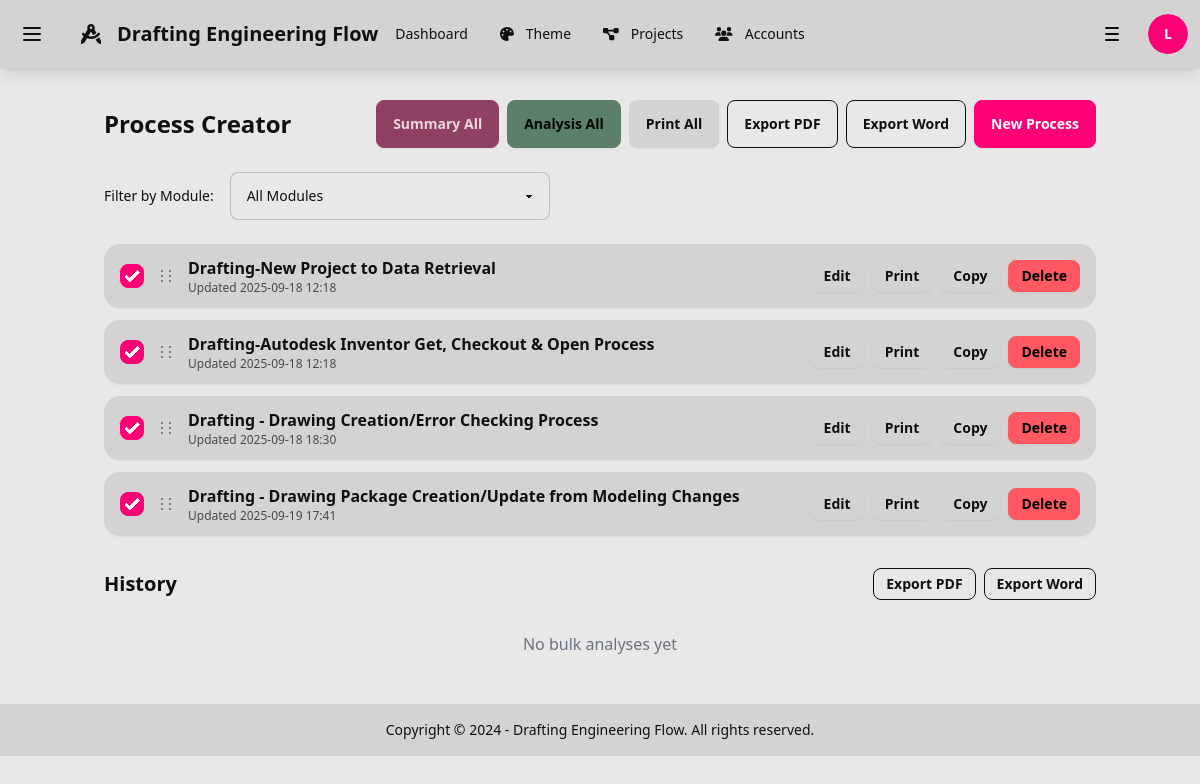
The app's page /process-creator/ (signed in) with its own data.
### process_creator/models.py (models this page shows, shortened)
class Process(models.Model):
    name = models.CharField(max_length=255)
    module = models.ForeignKey(Module, on_delete=models.SET_NULL, null=True, blank=True, help_text="Module this process belongs to")
    order = models.PositiveIntegerField(default=1)
    summary = models.TextField(blank=True, help_text="Generated summary of the process")
    summary_instructions = models.TextField(
        blank=True,
        default="You are given a list of steps, bullet points, or fragmented notes. Your task is to transform them into a single professional, coherent paragraph. Do not repeat the steps as a list. Instead, weave them into smooth, natural prose that reads as if written by a skilled professional writer. Maintain accuracy, logical flow, and clarity. The output must always be a polished paragraph summary, never a bullet list.",
        help_text="Instructions for summary generation"
    )
    description = models.TextField(blank=True)
    notes = models.TextField(blank=True)
    analysis = models.TextField(blank=True, help_text="Generated analysis and improvement suggestions")
    analysis_instructions = models.TextField(
        blank=True,
        default="You are a senior operations analyst. You will receive a business process as input (steps, notes, and context). Produce a professional report titled \"Training Analysis\" that managers and frontline staff can act on.\nFollow these rules:\n- Write clearly and concisely; avoid jargon. Use confident, direct language.\n- Do NOT restate the steps as bullets. Summarize the process in flowing prose.\n- Use Markdown headings exactly as specified below.\n- Give specific, actionable recommendations with clear benefits and effort levels.\n- Where details are missing, make reasonable assumptions and state them briefly.\n=== INPUT START ===\n{PASTE PROCESS STEPS / NOTES / CONTEXT HERE}\n=== INPUT END ===\n=== OUTPUT FORMAT (Markdown) ===\n# Training Analysis\n## Executive Summary\nA 4–6 sentence overview of the process, the primary objective, the current state, and the most important recommended changes and expected benefits.\n## Process Narrative (Plain-Language Summary)\n6–10 sentences that narrate how the process works from start to finish. Use paragraph form only (no bullets). Emphasize flow, handoffs, tools used, approvals, and timing.\n## Assumptions\n- 2–5 short bullets listing key assumptions you made due to missing information.\n## Strengths\n- 4–8 bullets. Each bullet: what works well + why it matters (impact on quality, speed, cost, compliance, safety, or CX).\n## Weaknesses\n- 4–8 bullets. Each bullet: the issue + consequence (e.g., rework, delays, risk, cost).\n## Improvement Opportunities — Current System (No new software)\nProvide 5–10 specific, low-friction changes using existing tools, roles, and policies. For each item, use this format in one bullet:\n- **[Title]** — What to change (1–2 sentences). **Benefit:** expected outcome with a measurable indicator (e.g., \"reduce cycle time by ~15%\"). **Effort:** Low/Med/High. **Owner:** role. **Risk/Mitigation:** brief.\n## Immediate Application-Level Enhancements (Quick to implement in an app/workflow)\nProvide 3–7 changes that can be implemented quickly via simple configuration, scripts, forms, validations, templates, or notifications. For each item, use the same format:\n- **[Title]** — What to implement (1–2 sentences). **Benefit:** measurable. **Effort:** Low/Med/High. **Owner:** role. **Risk/Mitigation:** brief.\n## Implementation Roadmap\nOrganize recommendations into phases with rationale:\n- **Now (0–30 days):** 3–6 highest-ROI, low-effort actions.\n- **Next (30–90 days):** 3–6 medium-effort actions that compound earlier gains.\n- **Later (90+ days):** 2–4 higher-effort changes that deliver strategic value.\n## Metrics & Monitoring\nList 4–8 KPIs with target direction and cadence. For each KPI: **Name**, **Target/Direction**, **Data Source**, **Review Cadence** (e.g., weekly), **Owner**.\n## Risks & Mitigations\n3–6 material risks across people/process/tech/compliance and how to mitigate each.\n## Final Recommendation\nA 4–6 sentence closing paragraph summarizing the case for change, expected benefits, and the immediate next steps.\n=== STYLE GUARDRAILS ===\n- Professional tone. Tight sentences. No filler, no hype.\n- Use paragraph form for the narrative sections; bullets only where specified.\n- Quantify benefits or ranges when plausible. Avoid vague claims.\n- Do not include meta-commentary or instructions in the output.",
        help_text="Instructions for process analysis"
    )
    created_at = models.DateTimeField(auto_now_add=True)
    updated_at = models.DateTimeField(auto_now=True)
    last_ai_update = models.DateTimeField(null=True, blank=True, help_text="Last time summary or analysis was updated")
    class Meta:
        ordering = ["order", "name"]

### process_creator/views.py (the view)
# urls.py: path("", views.process_list, name="list"),
@login_required
@require_app_access('process_creator', action='view')
def process_list(request):
    modules = Module.objects.all()
    selected_module_id = request.GET.get('module')
    selected_module = None
    if selected_module_id:
        try:
            selected_module = Module.objects.get(id=selected_module_id)
            processes = Process.objects.filter(module=selected_module).order_by('order', 'name')
        except Module.DoesNotExist:
            processes = Process.objects.all().order_by('order', 'name')
    else:
        processes = Process.objects.all().order_by('order', 'name')
    return render(request, "process_creator/list.html", {
        "processes": processes,
        "modules": modules,
        "selected_module": selected_module
    })

### rbac/context_processors.py (called while the page is built)
def rbac_context(request):
    context = {}
    if request.user.is_authenticated:
        context.update({
            'user_accessible_apps': get_user_accessible_apps(request.user),
            'user_roles': get_user_roles(request.user),
        })
    else:
        context.update({
            'user_accessible_apps': [],
            'user_roles': [],
        })
    return context

### rbac/utils.py (called while the page is built, shortened)
def has_app_access(user, app_name, action='view'):
    if not user or not user.is_authenticated:
        return False
    try:
        app_access = AppAccess.objects.get(app_name=app_name)
        if not app_access.is_enabled:
            return False
    except AppAccess.DoesNotExist:
        return False
    if user.is_superuser:
        return True

def check_app_access(user, app_name, action='view'):
    if not has_app_access(user, app_name, action):
        log_access_attempt(user, app_name, action, success=False,
                          error_message=f"Access denied for {action} on {app_name}")
        raise PermissionDenied(f"You don't have permission to {action} {app_name}")

def get_user_accessible_apps(user):
    if not user or not user.is_authenticated:
        return []
    if user.is_superuser:
        return AppAccess.objects.filter(is_enabled=True).values_list('app_name', flat=True)

def log_access_attempt(user, app_name, action, success=True, error_message='', request=None):
    try:
        AccessLog.objects.create(
            user=user if user.is_authenticated else None,
            app_name=app_name,
            action=action,
            ip_address=request.META.get('REMOTE_ADDR') if request else None,
            user_agent=request.META.get('HTTP_USER_AGENT', '') if request else '',
            success=success,
            error_message=error_message
        )
    except Exception as e:
        logger.error(f"Failed to log access attempt: {e}")

def get_user_roles(user):
    if not user or not user.is_authenticated:
        return []
    return UserRole.objects.filter(user=user, is_active=True).select_related('role')

def is_app_enabled(app_name):
    try:
        app_access = AppAccess.objects.get(app_name=app_name)
        return app_access.is_enabled
    except AppAccess.DoesNotExist:
        return False

### process_creator/templates/process_creator/list.html (shortened to what this page needs)
{% extends 'base.html' %}
{% block content %}
<div class="flex items-center justify-between mb-6">
  <h1 class="text-2xl font-bold">Process Creator</h1>
  <div class="flex gap-2">
    <button id="summary-all" class="btn btn-secondary">Summary All</button>
    <button id="analyze-all" class="btn btn-accent">Analysis All</button>
    <button id="print-all" class="btn">Print All</button>
    <button id="export-pdf-all" class="btn btn-outline">Export PDF</button>
    <button id="export-word-all" class="btn btn-outline">Export Word</button>
    <a href="{% url 'process_creator:create' %}" class="btn btn-primary">New Process</a>
  </div>
  </div>
<div class="mb-6">
  <div class="flex items-center gap-4">
    <label for="module-filter" class="text-sm font-medium">Filter by Module:</label>
    <select id="module-filter" class="select select-bordered w-full max-w-xs">
      <option value="">All Modules</option>
    </select>
  </div>
</div>
<div id="process-list" class="grid gap-3">
  {% for p in processes %}
    <div class="card bg-base-200 shadow-sm" data-id="{{ p.id }}">
      <div class="card-body py-3 px-4">
        <div class="flex items-center justify-between gap-3">
          <div class="flex items-center gap-3">
            <input type="checkbox" class="select-item checkbox checkbox-primary" checked />
            <span class="drag cursor-grab text-base-content/60" title="Drag to reorder" aria-label="Drag to reorder">
              <svg xmlns="http://www.w3.org/2000/svg" viewBox="0 0 20 20" fill="currentColor" class="h-5 w-5">
                <path d="M7 5a1 1 0 1 1-2 0 1 1 0 0 1 2 0Zm8 0a1 1 0 1 1-2 0 1 1 0 0 1 2 0ZM7 10a1 1 0 1 1-2 0 1 1 0 0 1 2 0Zm8 0a1 1 0 1 1-2 0 1 1 0 0 1 2 0ZM7 15a1 1 0 1 1-2 0 1 1 0 0 1 2 0Zm8 0a1 1 0 1 1-2 0 1 1 0 0 1 2 0Z"/>
              </svg>
            </span>
            <div>
              <div class="font-semibold">{{ p.name }}</div>
              <div class="text-xs opacity-70">Updated {{ p.updated_at|date:'Y-m-d H:i' }}</div>
            </div>
          </div>
          <div class="flex gap-2">
            <a class="btn btn-sm" href="{% url 'process_creator:edit' p.id %}">Edit</a>
            <a class="btn btn-sm" href="{% url 'process_creator:print' p.id %}" target="_blank">Print</a>
            <button class="btn btn-sm" onclick="copyProcess({{ p.id }})">Copy</button>
            <a class="btn btn-sm btn-error" href="{% url 'process_creator:delete' p.id %}">Delete</a>
          </div>
        </div>
      </div>
    </div>
  {% empty %}
    <div class="alert">No processes yet. Create one to get started.</div>
  {% endfor %}
</div>
        <div class="mt-8">
            <div class="flex items-center justify-between mb-4">
                <h2 class="text-xl font-bold">History</h2>
                <div class="flex gap-2">
                    <button id="export-history-pdf" class="btn btn-outline btn-sm">Export PDF</button>
                    <button id="export-history-word" class="btn btn-outline btn-sm">Export Word</button>
                </div>
            </div>
            <div id="analysis-history" class="space-y-3">
            </div>
        </div>
{% endblock %}

### templates/base.html (shortened to what this page needs)
<!DOCTYPE html>
<html lang="en" data-theme="{{ current_theme|default:'corporate' }}">
<head>
    <script src="https://cdn.tailwindcss.com"></script>
    <link href="https://cdn.jsdelivr.net/npm/daisyui@4.12.10/dist/full.min.css" rel="stylesheet" type="text/css" />
</head>
<body class="bg-base-100">
    <div class="drawer">
        <div class="drawer-content">
            <div class="drawer drawer-end">
                <div class="drawer-content">
                    <div class="navbar bg-base-200 shadow-lg">
                        <div class="navbar-start gap-2">
                            <label for="left-drawer" class="btn btn-ghost btn-square" aria-label="Open left menu">
                                <svg xmlns="http://www.w3.org/2000/svg" class="h-6 w-6" fill="none" viewBox="0 0 24 24" stroke="currentColor"><path stroke-linecap="round" stroke-linejoin="round" stroke-width="2" d="M4 6h16M4 12h16M4 18h16" /></svg>
                            </label>
                            <a class="btn btn-ghost text-xl" href="{% url 'home' %}">
                                <i class="fas fa-drafting-compass mr-2"></i>
                                Drafting Engineering Flow
                            </a>
                        </div>
                        <div class="navbar-center hidden lg:flex">
                            <ul class="menu menu-horizontal px-1">
                                {% if 'main' in user_accessible_apps %}
                                    <li><a href="{% url 'home' %}" class="{% if request.resolver_match.url_name == 'home' %}active{% endif %}">Dashboard</a></li>
                                {% endif %}
                                {% if 'theme' in user_accessible_apps and allow_user_themes %}
                                    <li><a href="{% url 'theme:selector' %}" class="{% if request.resolver_match.url_name == 'selector' %}active{% endif %}">
                                        <i class="fas fa-palette mr-1"></i>Theme
                                    </a></li>
                                {% endif %}
                                {% if 'project' in user_accessible_apps %}
                                    <li><a href="#" class="{% if 'project' in request.resolver_match.namespace %}active{% endif %}">
                                        <i class="fas fa-project-diagram mr-1"></i>Projects
                                    </a></li>
                                {% endif %}
                                {% if 'account' in user_accessible_apps %}
                                    <li><a href="#" class="{% if 'account' in request.resolver_match.namespace %}active{% endif %}">
                                        <i class="fas fa-users mr-1"></i>Accounts
                                    </a></li>
                                {% endif %}
                            </ul>
                        </div>
                        <div class="navbar-end gap-2">
                            <label for="right-drawer" class="btn btn-ghost btn-square" aria-label="Open right menu">
                                <svg xmlns="http://www.w3.org/2000/svg" class="h-6 w-6" fill="none" viewBox="0 0 24 24" stroke="currentColor"><path stroke-linecap="round" stroke-linejoin="round" stroke-width="2" d="M6 6h12M6 12h12M6 18h12" /></svg>
                            </label>
                            {% if user.is_authenticated %}
                                <div class="dropdown dropdown-end">
                                    <div tabindex="0" role="button" class="btn btn-ghost btn-circle avatar">
                                        <div class="w-10 rounded-full">
                                            <div class="bg-primary text-primary-content rounded-full w-10 h-10 flex items-center justify-center">
                                                {{ user.username|first|upper }}
                                            </div>
                                        </div>
                                    </div>
                                </div>
                            {% else %}
                                <a class="btn btn-primary" href="{% url 'admin:login' %}">Login</a>
                            {% endif %}
                        </div>
                    </div>
                    <main class="container mx-auto px-4 py-8">
                        {% block content %}{% endblock %}
                    </main>
                    <footer class="footer footer-center p-4 bg-base-200 text-base-content">
                        <aside>
                            <p>Copyright © 2024 - Drafting Engineering Flow. All rights reserved.</p>
                        </aside>
                    </footer>
                </div>
                <div class="drawer-side">
                    <label for="right-drawer" aria-label="close sidebar" class="drawer-overlay"></label>
                </div>
            </div>
        </div>
        <div class="drawer-side">
            <label for="left-drawer" aria-label="close sidebar" class="drawer-overlay"></label>
        </div>
    </div>
</body>
</html>

### records on screen
Process: name "Drafting-New Project to Data Retrieval", updated_at "2025-09-18 12:18"
Process: name "Drafting-Autodesk Inventor Get, Checkout & Open Process", updated_at "2025-09-18 12:18"
Process: name "Drafting - Drawing Creation/Error Checking Process", updated_at "2025-09-18 18:30"
Process: name "Drafting - Drawing Package Creation/Update from Modeling Changes", updated_at "2025-09-19 17:41"

### other values on screen
{{ user.username|first|upper }} "L"
